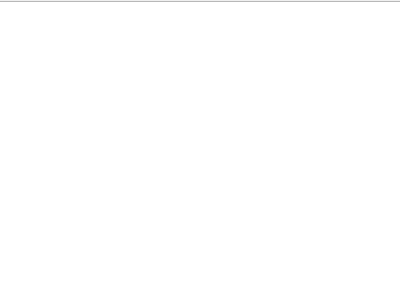
<?xml version="1.0" encoding="UTF-8"?>
<ui version="4.0">
 <class>shortTour</class>
 <widget class="QWidget" name="shortTour">
  <property name="geometry">
   <rect>
    <x>0</x>
    <y>0</y>
    <width>400</width>
    <height>300</height>
   </rect>
  </property>
  <property name="windowTitle">
   <string>Form</string>
  </property>
  <widget class="QGraphicsView" name="graphicsView">
   <property name="geometry">
    <rect>
     <x>-5</x>
     <y>1</y>
     <width>411</width>
     <height>301</height>
    </rect>
   </property>
  </widget>
 </widget>
 <resources/>
 <connections/>
</ui>
